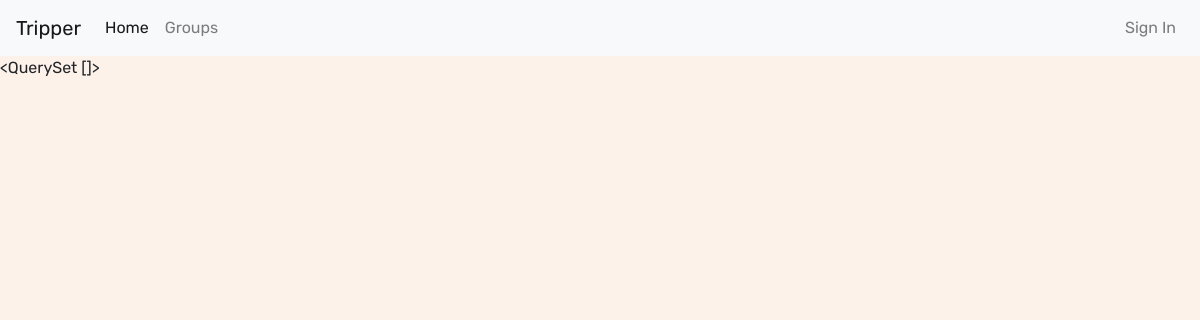
Before: /groups/group/8/events/ with the older database file.
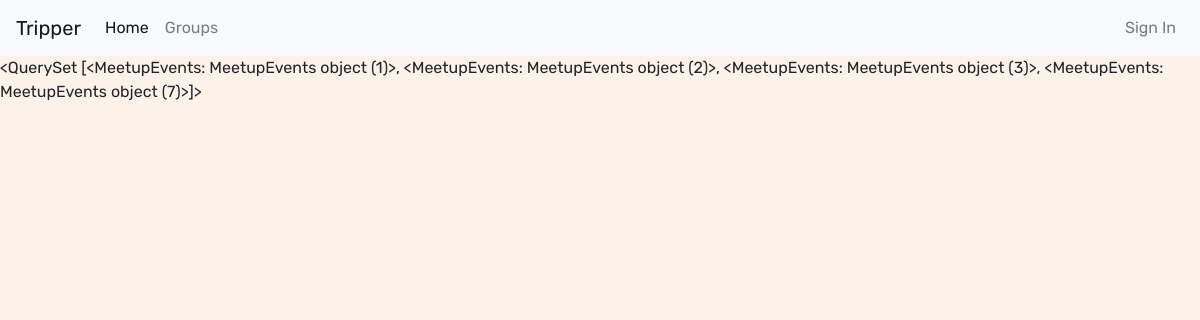
After: the same page with the newer database file.
### events/models.py (models this page shows)
class MeetupEvents(models.Model):
    event_name = models.CharField(max_length=120)
    description = models.TextField(max_length=600)
    group_id = models.ForeignKey(GroupModel, on_delete=models.RESTRICT)
    attending_members = models.ManyToManyField(User)
    event_time = models.DateTimeField(default=datetime.now())

### events/views.py (the view)
# urls.py: path('', views.all_events, name='all_events'),
def all_events(req, pk):
    evs = MeetupEvents.objects.filter(group_id=pk)
    return render(req, 'events/all_events.html', {'all_events': evs})

### events/templates/events/all_events.html
{% extends "base.html" %}
{% block content %}
{{ all_events }}
{% endblock %}

### templates/base.html (shortened to what this page needs)
{% load static %}
<!DOCTYPE html>
<html lang="en">
<head>
    <link rel="stylesheet" href="https://cdn.jsdelivr.net/npm/bootstrap@4.6.2/dist/css/bootstrap.min.css">
    <link rel="stylesheet" href="{% static 'users/user_styles.css' %}">
    <link rel="stylesheet" href="{% static 'groups/group_styles.css' %}">
    <link rel="stylesheet" href="{% static 'driver/base.css' %}">
</head>
<body>
    <nav class="navbar navbar-expand-lg navbar-light bg-light">
        <a class="navbar-brand" href="#">Tripper</a>
        <div class="collapse navbar-collapse" id="navbarSupportedContent">
          <ul class="navbar-nav mr-auto">
            <li class="nav-item active">
              <a class="nav-link" href="{% url 'landing' %}">Home <span class="sr-only">(current)</span></a>
            </li>
            <li class="nav-item">
              <a class="nav-link" href="{% url 'groups:all_groups' %}">Groups</a>
            </li>
          </ul>
          <ul class="navbar-nav">
            {% if user.is_authenticated %}
              <li class="nav-item">
                <a class="nav-link" href="{% url 'groups:create_group' %}">Create your own Group</a>
              </li>
                <li class="nav-item">
                    <a class="nav-link" href="{% url 'users:view_profile' %}">Signed in as {{ user.get_username }}</a>
                </li>
                <li>
                    <form action="{% url 'users:logout_user' %}" method="POST">
                        {% csrf_token %}
                        <button class="nav-link btn" type="submit">Logout</button>
                    </form>
                </li>
            {% else %}
                <li class="nav-item">
                    <a class="nav-link" href="{% url 'users:signin_user' %}">Sign In</a>
                </li>
            {% endif %}
          </ul>
        </div>
      </nav>
    {% block content %}
    {% endblock %}
</body>
</html>

### driver/static/driver/base.css (style rules this page uses)
body { font-family: "Rubik", "sans-serif"; background-color: #fdf2e9; }
a:link, a:visited { text-decoration: none; color: black }

Changed rows visible on the page:
added MeetupEvents: id "<QuerySet [<MeetupEvents: MeetupEvents object (1)>, <MeetupEvents: MeetupEvents object (2)>, <MeetupEvents: MeetupEvents object (3)>, <MeetupEvents: MeetupEvents object (7)>]>"
Other visible differences:
{{ all_events }}: "<QuerySet []>" → (not shown)
